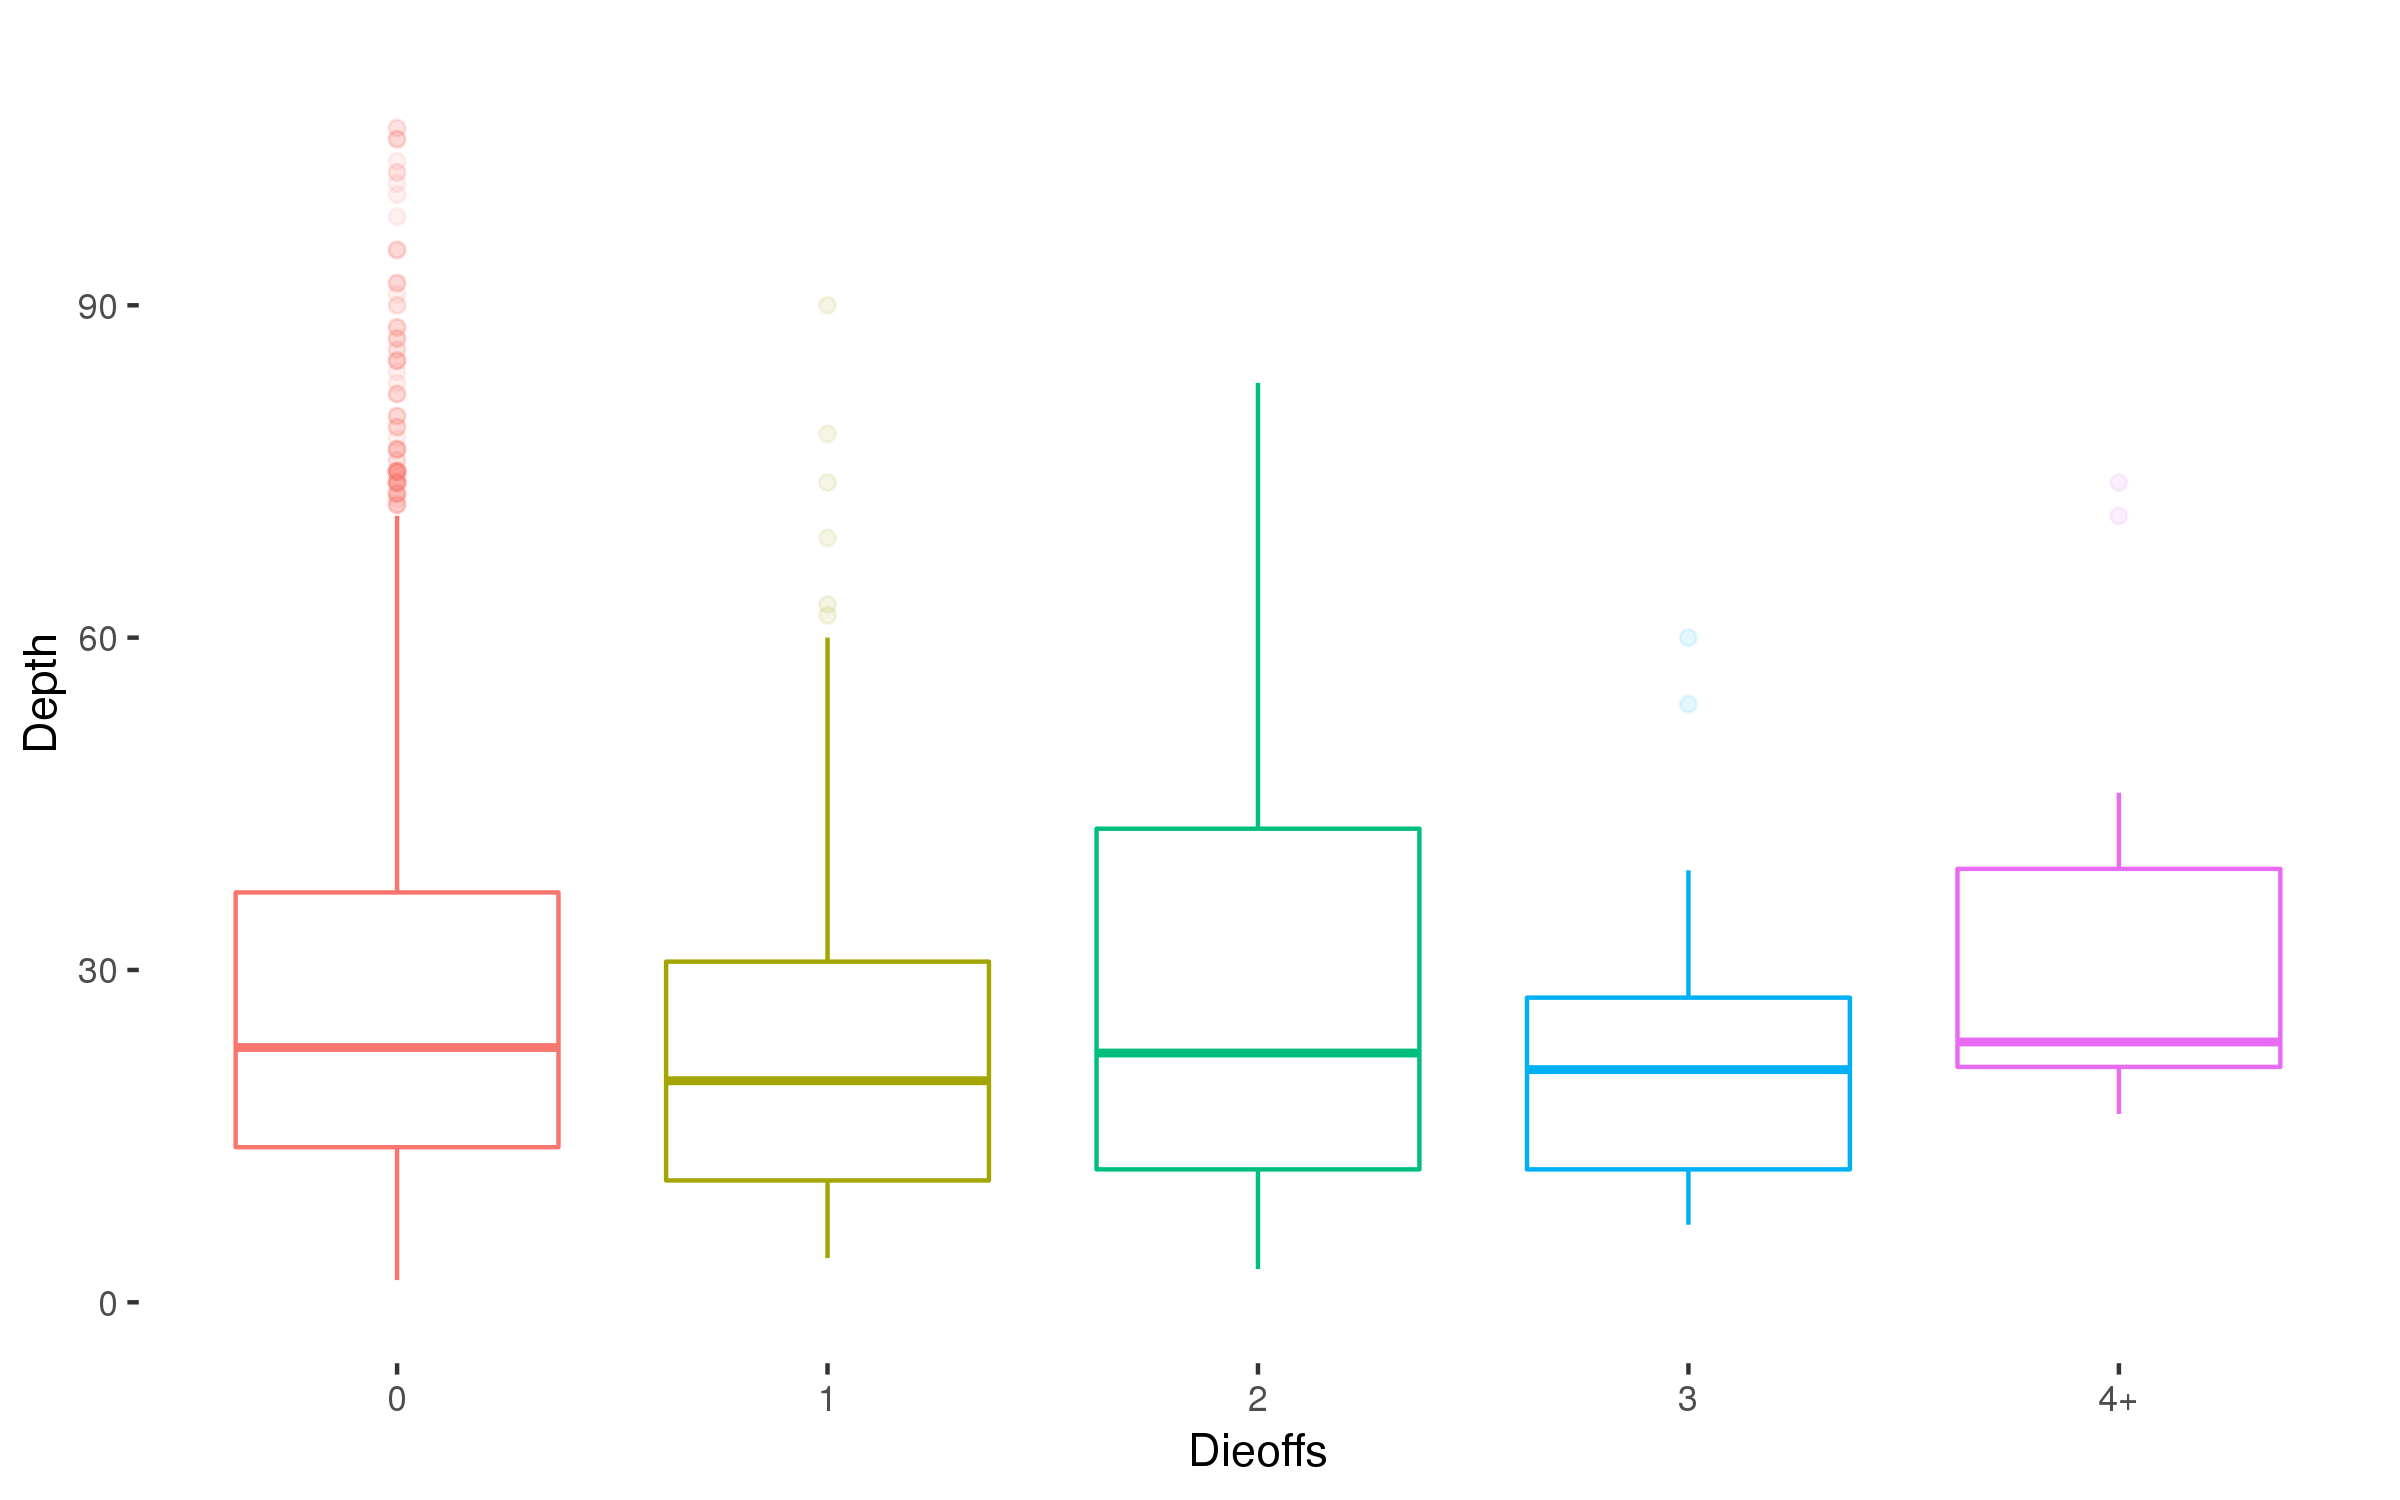

This figure's R source:
library(ggplot2)
library(ggthemes)
library(ggmap)
library(gridExtra)
library(scales)
library(car)
library(DescTools)
library(spdep)
library(readxl)
library(readr)
library(dplyr)
library(purrr)



Wi_Lakes_Maps <- read_excel("data/Wi_Lakes_Maps.xlsx")


MME_data <- read_csv("data/Fish Kill Data Updated 10_24_2018.csv") %>%       
  filter(Min.Kill.Size!="Excludable") %>%
  dplyr::select(-contains('County'), -contains('Station.Name'), -contains('Cause.Desc'), -contains('Site.Seq.No'), -contains('Fishkill.Inv.Seq.No'), - contains('Location.QA.Comment'), -contains('Activity.Desc'), -contains('Recommended.Action.Desc'), -contains('Fish.Kill.Comment'), -contains('Live.Fish.Desc')) %>%
  mutate(Month = Investigation.Start.Month) %>%
  dplyr::select(-contains('Investigation.Start.Month'))

fig_SI5_data <- Wi_Lakes_Maps %>% left_join(MME_data, By = WBIC) %>% mutate(MME = ifelse(is.na(Investigation.Start.Date), 0, 1))



boxplot <- fig_SI5_data %>%
  filter(!is.na(OFFICIAL_MAX_DEPTH_VALUE)) %>%
  filter(!is.na(MME)) %>%
  group_by(WBIC) %>%
  summarise(Depth = mean(as.numeric(OFFICIAL_MAX_DEPTH_VALUE)), Dieoffs = sum(MME))%>%
  mutate(Dieoffs = ifelse(Dieoffs >= 4, '4+', Dieoffs)) %>%
  ggplot(aes(x=Dieoffs, y = Depth, colour = Dieoffs)) +
  ylim(0,110) +
  geom_boxplot(aes(group = Dieoffs), outlier.alpha = 0.1)+
  guides(colour = FALSE)+
  theme_tufte() +
  theme(text = element_text(family = 'sans'))

boxplot

ggsave("depth_boxplot.png", boxplot, width = 8, height = 5)



